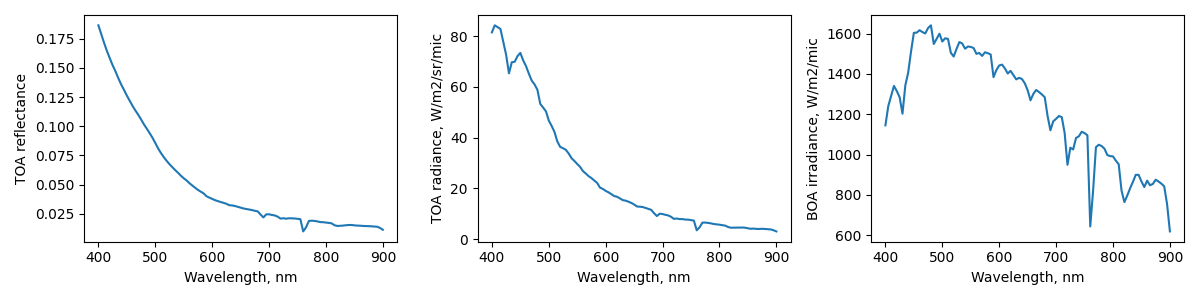

The script that saved this image:
#This code simulate TOA reflectance and downwelling irradiance, for typical atmosphere, typical ocean, and geometry, as a function of wavelength, from 350 to 900 nm by step of 5 nm.

import numpy as np
import os
import matplotlib.pyplot as plt

def write_6S_input(filename,solzen,solaz,vzen,vaz,month,day,watvap,o3,aot550,ws,winf,wsup):
    f=open(filename,'w')
    f.write('0 (User defined)\n')
    f.write('%f %f %f %f %d %d\n' % (solzen,solaz,vzen,vaz,month,day))
    f.write('8\n')
    f.write('%f %f\n' % (watvap,o3))
    f.write('2 Maritime Model\n')
    f.write('0\n')
    f.write('%f value\n' % aot550)
    f.write('0 (target level)\n')
    f.write('-1000 (sensor level)\n')
    f.write('0\n')
    f.write('%f %f\n' % (winf/1000,wsup/1000))
    f.write('0 Homogeneous surface\n')
    f.write('1 (dirctional effects)\n')
    f.write('6 Ocean\n')
    f.write('%f 45 35 %f\n' % (ws,chl))
    f.write('-2 No atm. corrections selected\n')
    f.close()

def read_6S_output(filename):
    f=open(filename,'r')
    lines=f.readlines()
    f.close()
    for i in range(len(lines)):
        line=lines[i]
        if "apparent reflectance" in line:
            rho_toa=float(line.split()[3])
            rad_toa=float(line.split()[6])
        if "irr. at ground level (w/m2/mic)" in line:
            line3=lines[i+2]
            irad_boa=float(line3.split()[1])+float(line3.split()[2])+float(line3.split()[3])
    return rho_toa,rad_toa,irad_boa


if not os.path.exists('input'):
    os.system('mkdir input') # create a folder 'input' to save all the 6S input files

if not os.path.exists('output'):
    os.system('mkdir output') # create a folder 'output' to save all the 6S output files

month=1
day=1
sza=30. # solar zenith
vza=45. # view zenith
saz=0. # solar azimuth
vaz=90. # view azimuth
watvap=2.  # water vapor, g/cm2
o3=0.3 # ozone, cm-atm
aot550=0.1 # aerosol optical thickness @ 550 nm
ws=5 # wind speed, m/s
chl=0.1 # chlorophyll concentration, mg/m3
wl=np.arange(400,901,5) # from 400 to 900 nm by step of 5 nm

rho_toa=np.zeros(wl.size)+np.nan
rad_toa=np.zeros(wl.size)+np.nan
irad_boa=np.zeros(wl.size)+np.nan

for i in range(wl.size):
    write_6S_input('input/sim_{}.txt'.format(wl[i]),\
                   sza,saz,vza,vaz,month,day,watvap,o3,aot550,ws,wl[i]-2.5,wl[i]+2.5)
    
    os.system('6sv4.1/sixs < input/sim_{}.txt > output/sim_{}.txt'.format(wl[i],wl[i]))
    
    rho_toa[i],rad_toa[i],irad_boa[i]=read_6S_output('output/sim_{}.txt'.format(wl[i]))


        
plt.figure(figsize=(12,3))
plt.subplot(1,3,1)
plt.plot(wl,rho_toa)
plt.xlabel('Wavelength, nm')
plt.ylabel('TOA reflectance')
plt.subplot(1,3,2)
plt.plot(wl,rad_toa)
plt.xlabel('Wavelength, nm')
plt.ylabel('TOA radiance, W/m2/sr/mic')
plt.subplot(1,3,3)
plt.plot(wl,irad_boa)
plt.xlabel('Wavelength, nm')
plt.ylabel('BOA irradiance, W/m2/mic')
plt.tight_layout()
plt.savefig('6S_typical_sim.png')
plt.close()
